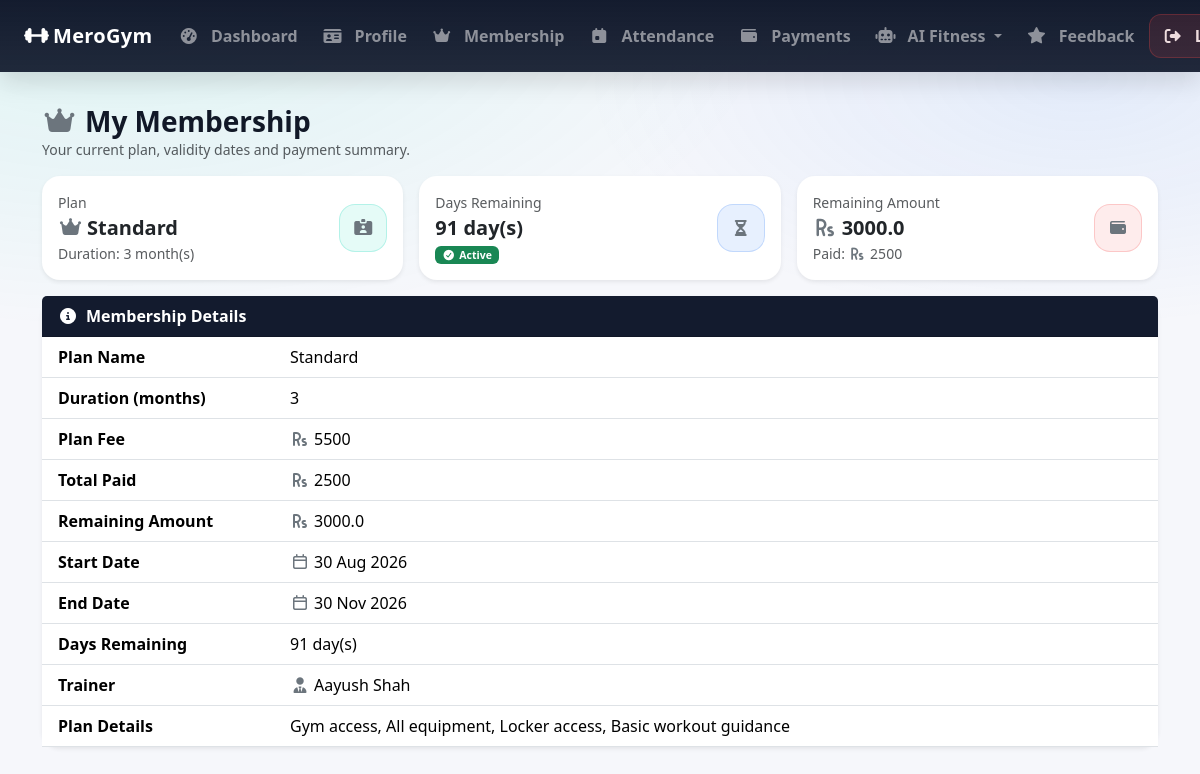
The app's page /member_membership/ (signed in) with its own data.
### GymApp/models.py (models this page shows, shortened)
class MemberProfile(models.Model):
    GENDER_CHOICES = (
        ('MALE', 'Male'),
        ('FEMALE', 'Female'),
        ('OTHER', 'Other'),
    )
    user = models.OneToOneField(settings.AUTH_USER_MODEL, on_delete=models.CASCADE, related_name='member_profile')
    full_name = models.CharField(max_length=100)
    mobile = models.CharField(max_length=15)
    age = models.PositiveIntegerField(null=True, blank=True)
    gender = models.CharField(max_length=10, choices=GENDER_CHOICES, null=True, blank=True)
    address = models.TextField(blank=True)
    join_date = models.DateField(default=timezone.now)
    plan = models.ForeignKey(MembershipPlan,
                             on_delete=models.SET_NULL, # If plan is deleted, set to null
                             null=True, blank=True,
                             related_name='members'
                             )
    trainer = models.ForeignKey(
        Trainer,
        on_delete=models.SET_NULL,  # If trainer is deleted, set to null
        null=True, blank=True,
        related_name='members' # access members via trainer.members
    )
    membership_start = models.DateField(null=True, blank=True)
    membership_end = models.DateField(null=True, blank=True)
    is_membership_active = models.BooleanField(default=True)

class MembershipPlan(models.Model):
    name = models.CharField(max_length=100)
    duration_months = models.PositiveIntegerField()
    fee = models.PositiveIntegerField()
    description = models.TextField(blank=True)

class Trainer(models.Model):
    name = models.CharField(max_length=100)
    mobile = models.CharField(max_length=15)
    specialization = models.CharField(max_length=200)
    shift_timing = models.CharField(max_length=200)

### GymApp/views.py (the view)
# urls.py: path('member_membership/', member_membership, name='member_membership'),
@member_required
def member_membership(request):
    member = request.user.member_profile
    days_remaining = None
    total_paid = 0
    remaining = None
    membership_status = "No Active Membership"
    if member.membership_end:
        days_remaining = (
            member.membership_end - timezone.now().date()
        ).days
        if days_remaining < 0:
            days_remaining = 0
            membership_status = "Membership Ended"
        else:
            membership_status = 'Active'
    if member.plan:
        agg = Payment.objects.filter(
            member=member,
            plan = member.plan,
            status = 'PAID',
        ).aggregate(total=Sum('amount'))
        total_paid = agg['total'] or 0
        if member.plan.fee:
            remaining = float(member.plan.fee) - float(total_paid)
    context = {
        'member': member,
        'membership_status': membership_status,
        'days_remaining': days_remaining,
        'total_paid' : total_paid,
        'remaining': remaining,
    }
    return render(request, 'member_membership.html', context)

### GymApp/templates/member_membership.html (shortened to what this page needs)
{% extends 'base.html' %}
{% block content %}
<div class="d-flex flex-wrap justify-content-between align-items-center gap-2 mb-3">
    <div>
        <h3 class="mb-0 fw-bold">
            <i class="fa-solid fa-crown me-2 text-secondary"></i>My Membership
        </h3>
        <div class="text-muted small">Your current plan, validity dates and payment summary.</div>
    </div>
</div>
{% if member.plan %}
    <div class="row g-3 mb-3">
        <div class="col-12 col-md-4">
            <div class="card border-0 shadow-sm h-100" style="border-radius:18px;">
                <div class="card-body">
                    <div class="d-flex justify-content-between align-items-center">
                        <div>
                            <div class="text-muted small">Plan</div>
                            <div class="fw-bold fs-5">
                                <i class="fa-solid fa-crown me-1 text-secondary"></i>{{ member.plan.name }}
                            </div>
                            <div class="small text-muted">
                                Duration: {{ member.plan.duration_months }} month(s)
                            </div>
                        </div>
                        <div class="d-inline-flex align-items-center justify-content-center"
                             style="width:48px;height:48px;border-radius:16px;background:rgba(0,209,178,.10);border:1px solid rgba(0,209,178,.22);">
                            <i class="fa-solid fa-id-card-clip text-secondary"></i>
                        </div>
                    </div>
                </div>
            </div>
        </div>
        <div class="col-12 col-md-4">
            <div class="card border-0 shadow-sm h-100" style="border-radius:18px;">
                <div class="card-body">
                    <div class="d-flex justify-content-between align-items-center">
                        <div>
                            <div class="text-muted small">Days Remaining</div>
                            <div class="fw-bold fs-5">
                                {% if days_remaining is not None %}
                                    {{ days_remaining }} day(s)
                                {% else %}
                                    -
                                {% endif %}
                            </div>
                            <div class="small">
                                {% if days_remaining is not None %}
                                    {% if days_remaining > 0 %}
                                        <span class="badge text-bg-success">
                                            <i class="fa-solid fa-circle-check me-1"></i>Active
                                        </span>
                                    {% elif days_remaining == 0 %}
                                        <span class="badge text-bg-warning">
                                            <i class="fa-solid fa-triangle-exclamation me-1"></i>Expires Today
                                        </span>
                                    {% else %}
                                        <span class="badge text-bg-danger">
                                            <i class="fa-solid fa-circle-xmark me-1"></i>Expired
                                        </span>
                                    {% endif %}
                                {% else %}
                                    <span class="badge text-bg-secondary">
                                        <i class="fa-solid fa-circle-info me-1"></i>Not Set
                                    </span>
                                {% endif %}
                            </div>
                        </div>
                        <div class="d-inline-flex align-items-center justify-content-center"
                             style="width:48px;height:48px;border-radius:16px;background:rgba(59,130,246,.12);border:1px solid rgba(59,130,246,.22);">
                            <i class="fa-solid fa-hourglass-half text-secondary"></i>
                        </div>
                    </div>
                </div>
            </div>
        </div>
        <div class="col-12 col-md-4">
            <div class="card border-0 shadow-sm h-100" style="border-radius:18px;">
                <div class="card-body">
                    <div class="d-flex justify-content-between align-items-center">
                        <div>
                            <div class="text-muted small">Remaining Amount</div>
                            <div class="fw-bold fs-5">
                                {% if remaining is not None %}
                                    <i class="fa-solid fa-rupee-sign me-1 text-secondary"></i>{{ remaining }}
                                {% else %}
                                    -
                                {% endif %}
                            </div>
                            <div class="small text-muted">
                                Paid: <i class="fa-solid fa-rupee-sign me-1 text-secondary"></i>{{ total_paid }}
                            </div>
                        </div>
                        <div class="d-inline-flex align-items-center justify-content-center"
                             style="width:48px;height:48px;border-radius:16px;background:rgba(239,68,68,.10);border:1px solid rgba(239,68,68,.22);">
                            <i class="fa-solid fa-wallet text-secondary"></i>
                        </div>
                    </div>
                </div>
            </div>
        </div>
    </div>
    <div class="card border-0 shadow-sm" style="border-radius:18px;">
        <div class="card-header" style="background: rgba(15,23,42,.98); color:#fff;">
            <div class="fw-bold">
                <i class="fa-solid fa-circle-info me-2"></i>Membership Details
            </div>
        </div>
        <div class="card-body p-0">
            <div class="table-responsive">
                <table class="table mb-0 align-middle">
                    <tbody>
                        <tr>
                            <th class="ps-3" style="width:240px;">Plan Name</th>
                            <td class="pe-3">{{ member.plan.name }}</td>
                        </tr>
                        <tr>
                            <th class="ps-3">Duration (months)</th>
                            <td class="pe-3">{{ member.plan.duration_months }}</td>
                        </tr>
                        <tr>
                            <th class="ps-3">Plan Fee</th>
                            <td class="pe-3">
                                <i class="fa-solid fa-rupee-sign me-1 text-secondary"></i>{{ member.plan.fee }}
                            </td>
                        </tr>
                        <tr>
                            <th class="ps-3">Total Paid</th>
                            <td class="pe-3">
                                <i class="fa-solid fa-rupee-sign me-1 text-secondary"></i>{{ total_paid }}
                            </td>
                        </tr>
                        <tr>
                            <th class="ps-3">Remaining Amount</th>
                            <td class="pe-3">
                                {% if remaining is not None %}
                                    <i class="fa-solid fa-rupee-sign me-1 text-secondary"></i>{{ remaining }}
                                {% else %}
                                    -
                                {% endif %}
                            </td>
                        </tr>
                        <tr>
                            <th class="ps-3">Start Date</th>
                            <td class="pe-3">
                                {% if member.membership_start %}
                                    <i class="fa-regular fa-calendar me-1 text-secondary"></i>{{ member.membership_start|date:"d M Y" }}
                                {% else %}
                                    -
                                {% endif %}
                            </td>
                        </tr>
                        <tr>
                            <th class="ps-3">End Date</th>
                            <td class="pe-3">
                                {% if member.membership_end %}
                                    <i class="fa-regular fa-calendar me-1 text-secondary"></i>{{ member.membership_end|date:"d M Y" }}
                                {% else %}
                                    -
                                {% endif %}
                            </td>
                        </tr>
                        <tr>
                            <th class="ps-3">Days Remaining</th>
                            <td class="pe-3">
                                {% if days_remaining is not None %}
                                    {{ days_remaining }} day(s)
                                {% else %}
                                    -
                                {% endif %}
                            </td>
                        </tr>
                        <tr>
                            <th class="ps-3">Trainer</th>
                            <td class="pe-3">
                                {% if member.trainer %}
                                    <i class="fa-solid fa-user-tie me-1 text-secondary"></i>{{ member.trainer.name }}
                                {% else %}
                                    <span class="text-muted">Not Assigned</span>
                                {% endif %}
                            </td>
                        </tr>
                        <tr>
                            <th class="ps-3">Plan Details</th>
                            <td class="pe-3">
                                {% if member.plan.description %}
                                    <div style="white-space:pre-line;">{{ member.plan.description }}</div>
                                {% else %}
                                    -
                                {% endif %}
                            </td>
                        </tr>
                    </tbody>
                </table>
            </div>
        </div>
    </div>
{% endif %}
{% endblock %}

### GymApp/templates/base.html (style rules this page uses)
:root { --brand: #00d1b2; --dark-2: #0f172a; --card: #ffffff; --muted: #6b7280; }
html { margin: 0; padding: 0; }
body { margin: 0 !important; padding: 0 !important; background: radial-gradient( 1200px 600px at 10% 0%, rgba(0, 209, 178, 0.1), transparent 55% ), radial-gradient( 900px 450px at 90% 10%, rgba(59, 130, 246, 0.1), transparent 55% ), #f6f7fb; color: #111827; }

### records on screen
MemberProfile: plan.name "Standard", plan.duration_months "3", plan.fee "5500", membership_start "30 Aug 2026", membership_end "30 Nov 2026", trainer.name "Aayush Shah", plan.description "Gym access, All equipment, Locker access, Basic workout guidance"

### other values on screen
{{ days_remaining }} "91"
{{ remaining }} "3000.0"
{{ total_paid }} "2500"
